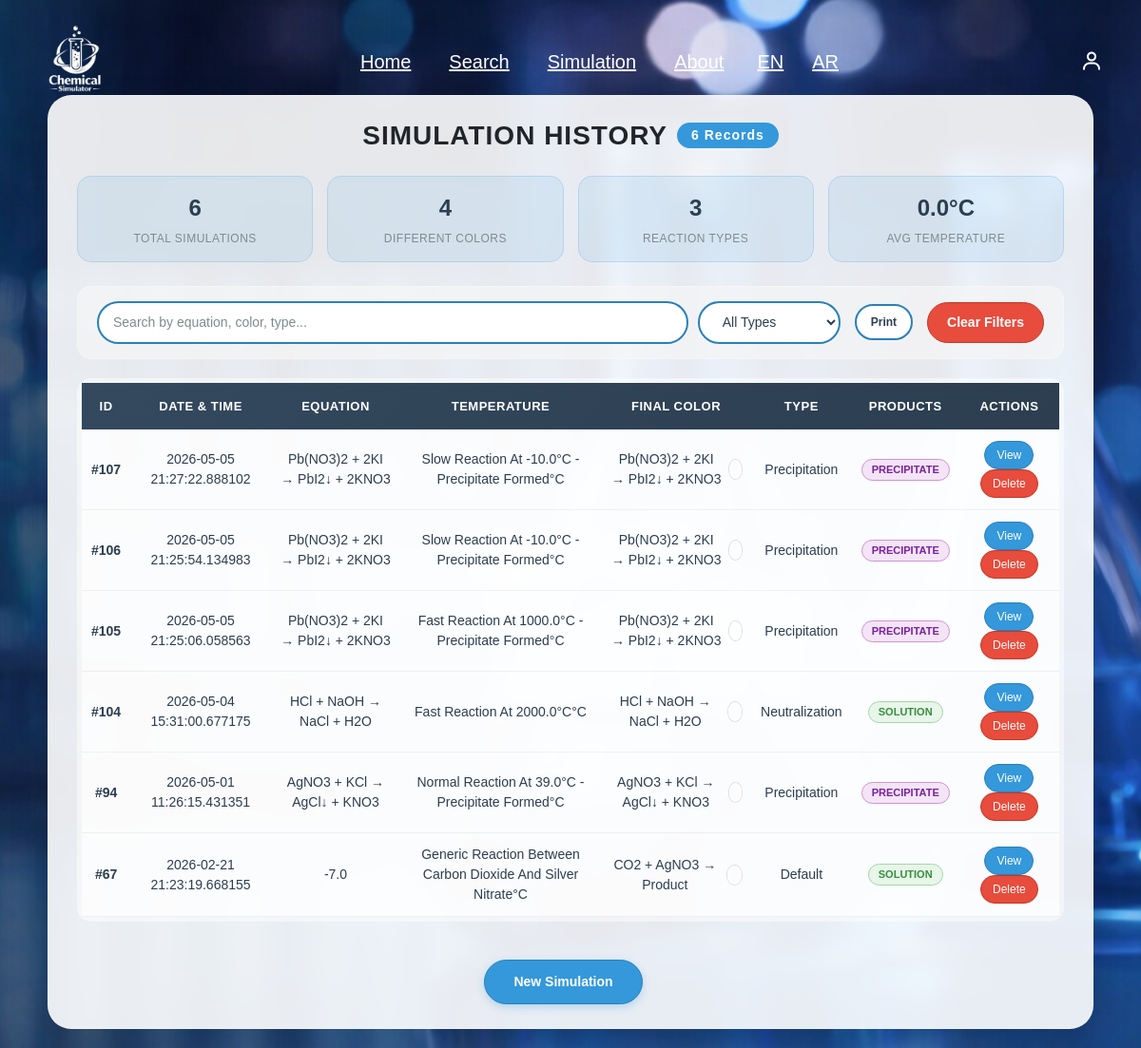
Page /simulation/history (signed in) on the committed database.
### tables this page shows
CREATE TABLE reaction_results (
        id INTEGER PRIMARY KEY AUTOINCREMENT,
        simulation_id INTEGER UNIQUE NOT NULL,
        products TEXT,
        energyReleased REAL,
        state TEXT, color TEXT,
        FOREIGN KEY (simulation_id) REFERENCES "simulation"(id)
    );

CREATE TABLE "simulation" (
        id INTEGER PRIMARY KEY AUTOINCREMENT,
        user_id INTEGER NOT NULL,
        reaction_id INTEGER NOT NULL,
        date TEXT NOT NULL,
        result TEXT, temperature REAL DEFAULT 25,
        FOREIGN KEY (user_id) REFERENCES users(id),
        FOREIGN KEY (reaction_id) REFERENCES chemical_reactions(id)
    );

CREATE TABLE chemical_reactions (
        id INTEGER PRIMARY KEY AUTOINCREMENT,
        equation TEXT NOT NULL,
        type TEXT,
        temperature REAL,
        pressure REAL
    , result_color TEXT, gas_produced INTEGER DEFAULT 0, precipitate INTEGER DEFAULT 0, min_temp REAL DEFAULT 25, description TEXT, created_at TEXT);

### routes/simulation.py (the view)
@simulation_bp.route("/history", methods=["GET"])
def simulation_history():
    if "user_id" not in session:
        return redirect(url_for("login.login"))
    db = get_db()
    cursor = db.cursor()
    cursor.execute("""
        SELECT s.id, s.date, s.result, s.temperature,
               rr.products, rr.color, rr.state,
               r.equation as reaction_equation
        FROM simulation s
        JOIN reaction_results rr ON s.id = rr.simulation_id
        LEFT JOIN chemical_reactions r ON s.reaction_id = r.id
        WHERE s.user_id = ?
        ORDER BY s.date DESC
        LIMIT 20
    """, (session["user_id"],))
    history = cursor.fetchall()
    return render_template("simulation/history.html", history=history)

### app.py (called while the page is built)
def get_locale():
    return session.get('lang', 'en')

@app.before_request
def set_language():
    lang = request.args.get('lang')
    if lang:
        session['lang'] = lang

@app.context_processor
def inject_globals():
    return dict(get_locale=get_locale)

@app.context_processor
def inject_notifications():
    conn = sqlite3.connect('database/chemical.db')
    c = conn.cursor()
    c.execute("SELECT COUNT(*) FROM pending_reactions WHERE status='pending'")
    count = c.fetchone()[0]
    conn.close()
    return dict(pending_count=count)

### database/db.py (called while the page is built)
def get_db():
    if "db" not in g:
        g.db = sqlite3.connect(DB_PATH)
        g.db.row_factory = sqlite3.Row
    return g.db

### templates/simulation/history.html (shortened to what this page needs)
{% extends "base.html" %}
{% block head %}
<link rel="stylesheet" href="{{ url_for('static', filename='css/history.css') }}">
{% endblock %}
{% block content %}
<div class="overlay">
    <div class="history-container">
        <h1>
            {{ _('SIMULATION HISTORY') }}
            <span class="records-badge">{{ history|length }} {{ _('Records') }}</span>
        </h1>
        <div class="stats-grid">
            <div class="stat-card">
                <div class="stat-value">{{ history|length }}</div>
                <div class="stat-label">{{ _('Total Simulations') }}</div>
            </div>
            <div class="stat-card">
                {% set colors = [] %}
                <div class="stat-value">{{ colors|length }}</div>
                <div class="stat-label">{{ _('Different Colors') }}</div>
            </div>
            <div class="stat-card">
                {% set types = [] %}
                <div class="stat-value">{{ types|length }}</div>
                <div class="stat-label">{{ _('Reaction Types') }}</div>
            </div>
            <div class="stat-card">
                {% set total_temp = 0.0 %}
                {% for sim in history %}
                    {% set total_temp = total_temp + sim[2]|float %}
                {% endfor %}
                {% if history|length > 0 %}
                    {% set avg_temp = (total_temp / history|length)|round(1) %}
                {% else %}
                    {% set avg_temp = 0 %}
                {% endif %}
                <div class="stat-value">{{ avg_temp }}°C</div>
                <div class="stat-label">{{ _('Avg Temperature') }}</div>
            </div>
        </div>
        <div class="filter-section">
            <div class="search-box">
                <input type="text" class="search-input" id="searchInput" placeholder="{{ _('Search by equation, color, type...') }}" onkeyup="filterTable()">
                <select class="filter-select" id="typeFilter" onchange="filterTable()">
                    <option value="all">{{ _('All Types') }}</option>
                </select>
            </div>
            <div class="export-buttons">
                <button class="export-btn" onclick="printTable()">{{ _('Print') }}</button>
            </div>
            <button class="clear-filter" onclick="clearFilters()">{{ _('Clear Filters') }}</button>
        </div>
        <div class="table-container">
            <table id="historyTable">
                <thead>
                    <tr>
                        <th>{{ _('ID') }}</th>
                        <th>{{ _('Date & Time') }}</th>
                        <th>{{ _('Equation') }}</th>
                        <th>{{ _('Temperature') }}</th>
                        <th>{{ _('Final Color') }}</th>
                        <th>{{ _('Type') }}</th>
                        <th>{{ _('Products') }}</th>
                        <th>{{ _('Actions') }}</th>
                    </tr>
                </thead>
                <tbody>
                    {% if history %}
                        {% for sim in history %}
                        <tr>
                            <td><strong>#{{ sim[0] }}</strong></td>
                            <td>{{ sim[1] }}</td>
                            <td>{{ sim[7] or sim[3] }}</td>
                            <td>{{ sim[2] }}°C</td>
                            <td>
                                <div class="color-cell">
                                    {{ sim[4] }}
                                    <span class="color-dot" style="background-color: '{{ sim[4] }}';"></span>
                                </div>
                            </td>
                            <td>{{ sim[6] }}</td>
                            <td>
                                {% set type_lower = sim[6]|lower %}
                                {% if 'gas' in type_lower %}
                                    <span class="badge badge-gas">{{ _('Gas') }}</span>
                                {% elif 'precipitation' in type_lower or 'precipitate' in type_lower %}
                                    <span class="badge badge-precipitate">{{ _('Precipitate') }}</span>
                                {% else %}
                                    <span class="badge badge-solution">{{ _('Solution') }}</span>
                                {% endif %}
                            </td>
                            <td>
                                <button class="action-btn view-btn" onclick="viewSimulation('{{ sim[0] }}')">{{ _('View') }}</button>
                                <button class="action-btn delete-btn" onclick="deleteSimulation('{{ sim[0] }}')">{{ _('Delete') }}</button>
                            </td>
                        </tr>
                        {% endfor %}
                    {% endif %}
                </tbody>
            </table>
        </div>
        <div class="nav-links">
            <a href="{{ url_for('simulation.simulation_page') }}" class="btn">{{ _('New Simulation') }}</a>
        </div>
    </div>
</div>
{% endblock %}

### static/css/style.css (style rules this page uses)
* { padding: 0; margin: 0; box-sizing: border-box; font-family: "Lucida Sans", "Lucida Sans Regular", "Lucida Grande", "Lucida Sans Unicode", Geneva, Verdana, sans-serif; outline: none; border: none; text-decoration: none; text-transform: capitalize; transition: 0.2s linear; }
html { font-size: 62.5%; scroll-behavior: smooth; overflow-x: hidden; }
.btn { display: inline-block; margin-top: 15px; margin-right: 15px; padding: 1rem 2.5rem; font-size: 1.6rem; background: #1f4ed8; color: white; }

### static/css/login.css (style rules this page uses)
* { margin: 0; padding: 0; box-sizing: border-box; font-family: "Lucida Sans", "Lucida Sans Regular", "Lucida Grande", "Lucida Sans Unicode", Geneva, Verdana, sans-serif; }
body { display: flex; justify-content: center; align-items: flex-start; min-height: 100vh; padding-top: 120px; background: url("../img/img1.png") no-repeat; background-size: cover; background-position: center; }
input[type="email"], input[type="text"], input[type="password"] { text-transform: none !important; }

### rows in the picture
reaction_results: sim "107", date "2026-05-05 21:27:22.888102", equation "Pb(NO3)2 + 2KI → PbI2↓ + 2KNO3", result "Slow Reaction At -10.0°C - Precipitate Formed", products "Pb(NO3)2 + 2KI → PbI2↓ + 2KNO3", state "Precipitation"
reaction_results: sim "106", date "2026-05-05 21:25:54.134983", equation "Pb(NO3)2 + 2KI → PbI2↓ + 2KNO3", result "Slow Reaction At -10.0°C - Precipitate Formed", products "Pb(NO3)2 + 2KI → PbI2↓ + 2KNO3", state "Precipitation"
reaction_results: sim "105", date "2026-05-05 21:25:06.058563", equation "Pb(NO3)2 + 2KI → PbI2↓ + 2KNO3", result "Fast Reaction At 1000.0°C - Precipitate Formed", products "Pb(NO3)2 + 2KI → PbI2↓ + 2KNO3", state "Precipitation"
reaction_results: sim "104", date "2026-05-04 15:31:00.677175", equation "HCl + NaOH → NaCl + H2O", result "Fast Reaction At 2000.0°C", products "HCl + NaOH → NaCl + H2O", state "Neutralization"
reaction_results: sim "94", date "2026-05-01 11:26:15.431351", equation "AgNO3 + KCl → AgCl↓ + KNO3", result "Normal Reaction At 39.0°C - Precipitate Formed", products "AgNO3 + KCl → AgCl↓ + KNO3", state "Precipitation"
reaction_results: sim "67", date "2026-02-21 21:23:19.668155", temperature "-7.0", result "Generic Reaction Between Carbon Dioxide And Silver Nitrate", products "CO2 + AgNO3 → Product", state "Default"

### other values in the picture
{{ history|length }} "6"
{{ colors|length }} "4"
{{ types|length }} "3"
{{ avg_temp }} "0.0"
form field value "All Types"
